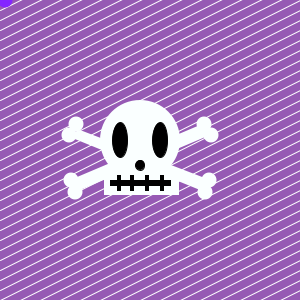
Frame 1 (no input)
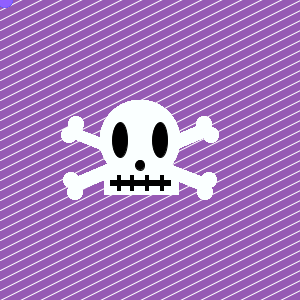
Frame 60 (the mouse pressed at the canvas centre just before this capture)
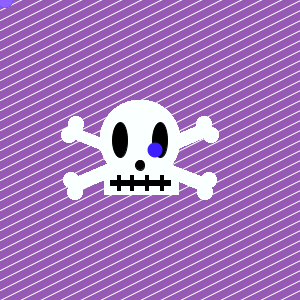
Frame 120 (the mouse held since frame 60 and released just before this capture)

The Processing sketch that drew these frames (run headless with seeded random() and noise(); from frame 60 on, the mouse is pressed at the canvas centre):

// Processing sketch: processing_73423
// ── processing_73423.pde

void setup() {
    size (300,300);
    float r=150;
float g=90;
float b=180;
 background(r,g,b);
    stroke(255);
   // diaginal lines;
     int x = 0;
     int y = 0;
int spacing = 10;
  int len = 300;
  stroke (255);
       while (y < 450) {
   line (x+len,y-150,x,y);
   y=y+spacing;
   x=x;
       }
}
void draw () {
float r=250;
float g=290;
float b=280;
  smooth();
  float x = 140;
  float y = 140;
  noStroke();
  fill(r,g,b);
  //bones;
  beginShape(); 
  vertex(x-75,y-5);
  vertex(200,190);
  vertex(210,180);
  vertex(80,130);
  endShape(CLOSE);
 beginShape(); 
  vertex(x-70,y+40);
  vertex(200,125);
  vertex(210,135);
  vertex(80,190);
  endShape(CLOSE);
 ellipse(x-64,y-16,15,15);
 ellipse(x+64,y-16,15,15);
  ellipse(x-71,y-5,15,15);
    ellipse(x+71,y-5,15,15);
  ellipse(x+65,y+52,15,15);
  ellipse(x-65,y+52,15,15);
  ellipse(x+69,y+40,15,15);
    ellipse(x-69,y+40,15,15);
    //skull
     ellipse(x,y,80,80);
  rect (x-36,y+30,75,25);
  fill(0);
  stroke(0);
  ellipse(x+20,y,15,35);
  ellipse(x-20,y,15,35);
  ellipse(x,y+25,9,10);
  //teeth;
  rect(x-30,y+40,x-80,5);
  rect(x-20,175,-3,15);
  rect(x-10,175,3,15);
  rect(x+5,175,3,15);
  rect(x+20,175,3,15);
  fill(random(205),random(150),b);
  noStroke();
  ellipse(mouseX+5,mouseY,15,15);
  
}
